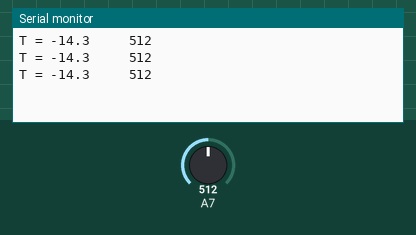
The sketch below on a simulated Arduino Nano, built with avr-gcc and run on an emulated ATmega328P. Shown: the last lines printed to the serial monitor. Inputs (shaded band) come from the test bench; at power-on: A7 = 512.

Above: at 1.3 s.
1.4 s: A7 set to 716
At 1.9 s:
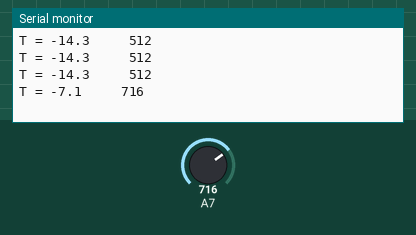
2.9 s: A7 set to 900
At 3.4 s:
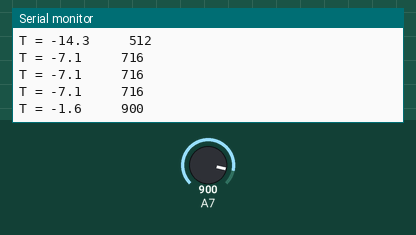
Timing chart, 0 to 5.9 s (numbered marks = the images above; inputs shaded):
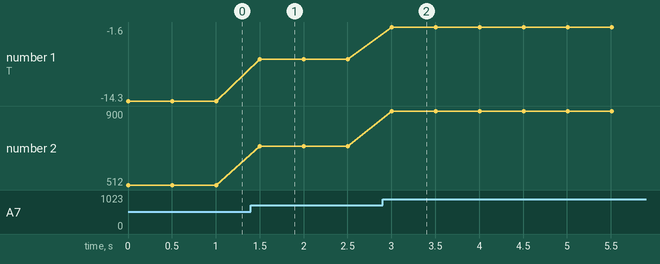

The sketch:

Thermistor_sensor.ino
```cpp
void setup() {
  // put your setup code here, to run once:
  pinMode(A7, INPUT);
  Serial.begin(9600);
}

void loop() {
  // put your main code here, to run repeatedly:
  int tempReading = analogRead(A7);
  // This is OK
  double tempK = log(10000.0 * ((4095.0 / tempReading - 1)));
  tempK = 1 / (0.001129148 + (0.000234125 + (0.0000000876741 * tempK * tempK )) * tempK );       //  Temp Kelvin
  float tempC = tempK - 273.15;            // Convert Kelvin to Celcius
  Serial.print( "T = " );
  Serial.print( tempC, 1 );
  Serial.print( "     " );
  Serial.println( tempReading );
  delay(500);
}
```

Measured:
- after the input at 1.4 s, the serial monitor: prints a new line after 0.10 s (image 1)
- after the input at 2.9 s, the serial monitor: prints a new line after 0.11 s (image 2)
- plotted number 1: -14.3 → -7.1 after the input at 1.4 s, -7.1 → -1.6 after the input at 2.9 s
- plotted number 2: 512 → 716 after the input at 1.4 s, 716 → 900 after the input at 2.9 s
